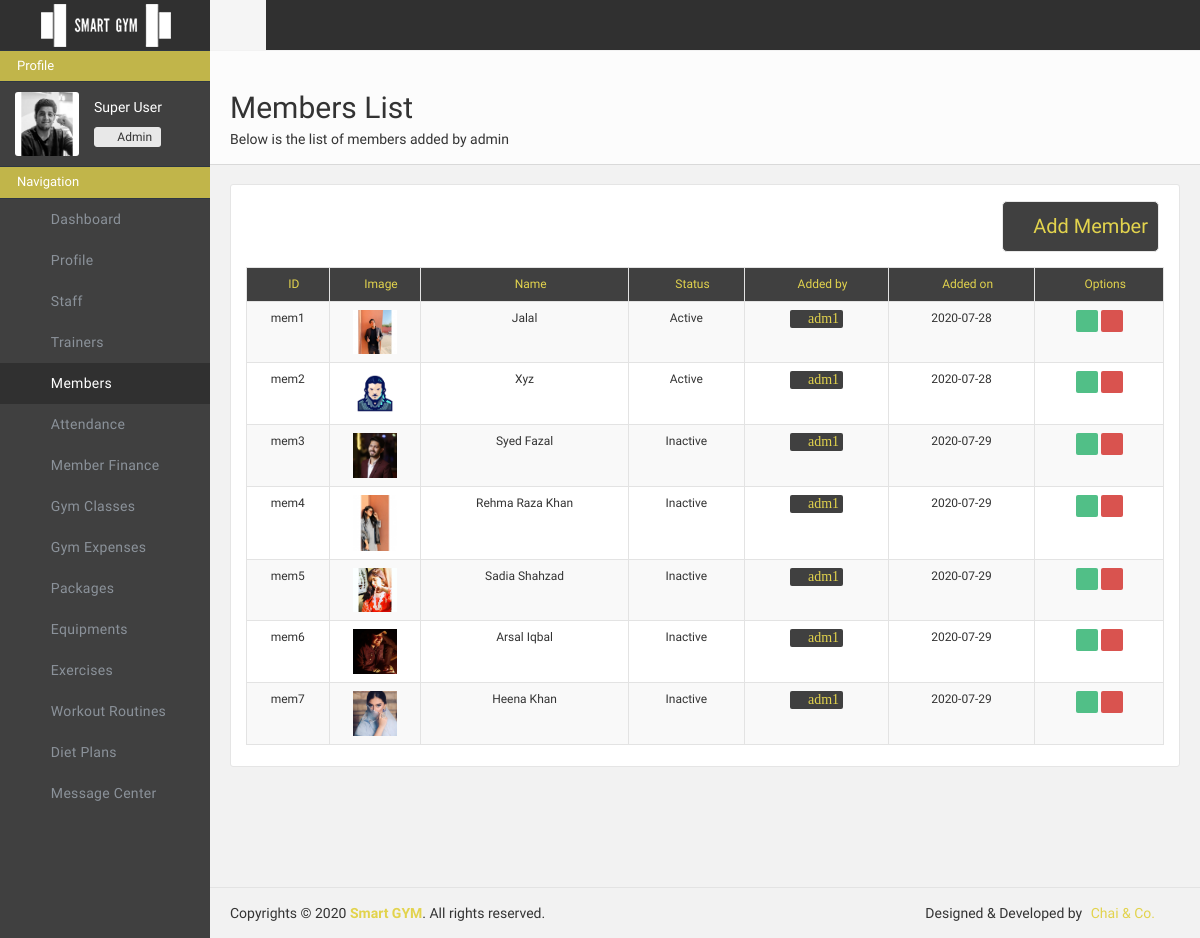
The app's page /adminportal/members/ (signed in), older data.
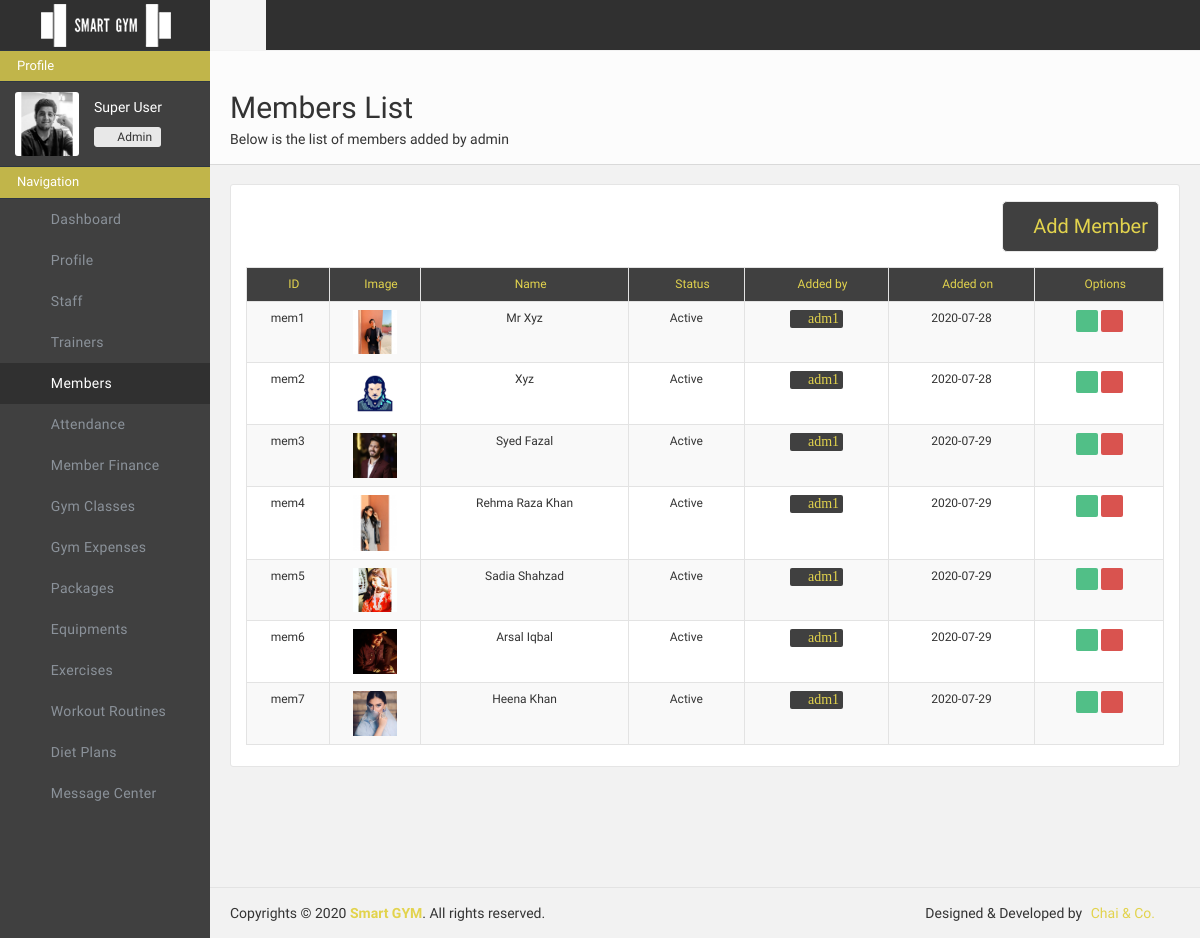
The same page, newer data.
### adminportal/models.py (models this page shows)
class MemberData(models.Model):
    member_id = models.CharField(max_length=500, primary_key=True, default="")
    member_package = models.CharField(max_length=500, default="pkg")
    member_img_name = models.CharField(max_length=500, default="mem.jpg")
    member_name = models.CharField(max_length=500, default="")
    member_email = models.CharField(max_length=500, unique=True, default="")
    member_password = models.CharField(max_length=500, default="admin5003")
    member_contact = models.CharField(max_length=500, default="")
    member_address = models.CharField(max_length=500, default="")
    member_dob = models.CharField(max_length=500, default="")
    member_height = models.CharField(max_length=500, default="")
    member_weight = models.CharField(max_length=500, default="")
    member_routine = models.CharField(max_length=500, default="rtn")
    member_diet = models.CharField(max_length=500, default="dt")
    member_status = models.CharField(max_length=500, default="Active")
    member_added_by = models.CharField(max_length=500, default="")
    member_added_on = models.CharField(max_length=500, default="")

### adminportal/views.py (the view, shortened to what this page needs)
# urls.py: path('members/', views.members, name="adminportal-members"),
def members(request):
    if "userid" in request.session and request.session["userrole"] == "Admin" :
        params={"error":0, "errormessage":"", "success":0, "successmessage":""}
        member_count = MemberData.objects.all().order_by('member_id')
        params["members"] = MemberData.objects.all()
        params["packages"] = PackageData.objects.all().order_by('package_id')
        params["diets"] = DietData.objects.all().order_by('diet_id')
        params["routines"] = RoutineData.objects.all().order_by('routine_id')
        return render(request, 'adminportal/members.html', params)
    else:
        return redirect('/adminportal/login/')

### adminportal/templates/adminportal/members.html (shortened to what the changed rows need)
{% load static %}
<!doctype html>
<html class="no-js">
    <head>
        <link href="{% static 'adminportal/css/icons.css'%}" rel="stylesheet" />
        <link href="{% static 'adminportal/css/bootstrap.css'%}" rel="stylesheet" />
        <link href="{% static 'adminportal/css/plugins.css'%}" rel="stylesheet" />
        <link href="{% static 'adminportal/css/main.css'%}" rel="stylesheet" />
        <link href="{% static 'adminportal/css/custom.css'%}" rel="stylesheet" />
    </head>
    <body>
        <div id="wrapper">
            <div class="page-content sidebar-page right-sidebar-page clearfix">
                <div class="page-content-wrapper">
                    <div class="page-content-inner">
                        <div id="page-header" class="clearfix">
                            <div class="page-header">
                                <h2>Members List</h2>
                            </div>
                        </div>
                        <div class="row" style="margin-bottom: 100px;">
                            <div class="col-lg-12">
                                <div class="panel panel-default plain panelRefresh">
                                    <div class="panel-body">
                                        <br>
                                        <br>
                                        <table id="basic-datatables" class="table table-striped table-bordered" cellspacing="0" width="100%">
                                            <thead >
                                                <tr style="background-color: #404040; color: #e2d34d;">
                                                    <th title="ID" style="font-size: 12px; text-align: center; width: 9%"><i class="fa fa-sort-numeric-asc"> </i> ID</th>
                                                    <th title="Image" style="font-size: 12px; text-align: center; width: 10%"><i class="fa fa-file-image-o"> </i> Image</th>
                                                    <th title="name" style="font-size: 12px; text-align: center;"><i class="fa fa-anchor"> </i> Name</th>
                                                    <th title="status" style="font-size: 12px; text-align: center;"><i class="fa fa-cogs"> </i> Status</th>
                                                    <th title="added by" style="font-size: 12px; text-align: center;"><i class="fa fa-user"> </i> Added by</th>
                                                    <th title="add date" style="font-size: 12px; text-align: center;"><i class="fa fa-calendar"> </i> Added on</th>
                                                    <th title="Edit" class="tableedit" style=" font-size: 12px; text-align: center;"><i class="l-software-pathfinder-subtract"> </i> Options</th>
                                                </tr>
                                            </thead>
                                            <tbody>
                                                {% for member in members %}
                                                <tr>
                                                    <td>{{member.member_id}}</td>
                                                    <td><img src="/media/adminportal/member/{{member.member_img_name}}" class="col-lg-12 col-md-12 col-sm-12 col-xs-12"/></td>
                                                    <td>{{member.member_name}}</td>
                                                    <td>{{member.member_status}}</td>
                                                    <td><a title="View Profile" href="/adminportal/staffprofile/{{member.member_added_by}}"><i class="fa fa-user" id="tablebtns" style="font-size: 14px; background-color: #404040; color: #e2d34d; padding-left: 4px; padding-right: 4px;" data-toggle="modal" data-target="">  {{member.member_added_by}}</i></a>
                                                    <td>{{member.member_added_on}}</td>
                                                    <td>
                                                        <a title="view" href="/adminportal/membersprofile/{{member.member_id}}"><i class="fa fa-eye" id="tablebtns" style="background-color: #51bf87; color: white; padding-left: 4px; padding-right: 4px;" data-toggle="modal" data-target=""></i></a>
                                                        <a title="delete" id="{{member.member_id}}" onclick="del(this.id)"><i class="fa fa-trash-o" style="background-color: #d9534f; color:white; padding-left: 4px; padding-right: 4px;" id="tablebtns" data-toggle="modal" data-target="#modal-style3"></i></a>
                                                    </td>
                                                </tr>
                                                {% endfor %}
                                            </tbody>
                                        </table>
                            </div>
                                </div>
                            </div>
                            </div>
                    </div>
                </div>
            </div>
        </div>
    </body>
</html>

Row changes from the older to the newer data that the page shows:
changed MemberData "mem1": member_name "Jalal" → "Mr Xyz"
changed MemberData "mem3": member_status "Inactive" → "Active"
changed MemberData "mem4": member_status "Inactive" → "Active"
changed MemberData "mem5": member_status "Inactive" → "Active"
changed MemberData "mem6": member_status "Inactive" → "Active"
changed MemberData "mem7": member_status "Inactive" → "Active"
